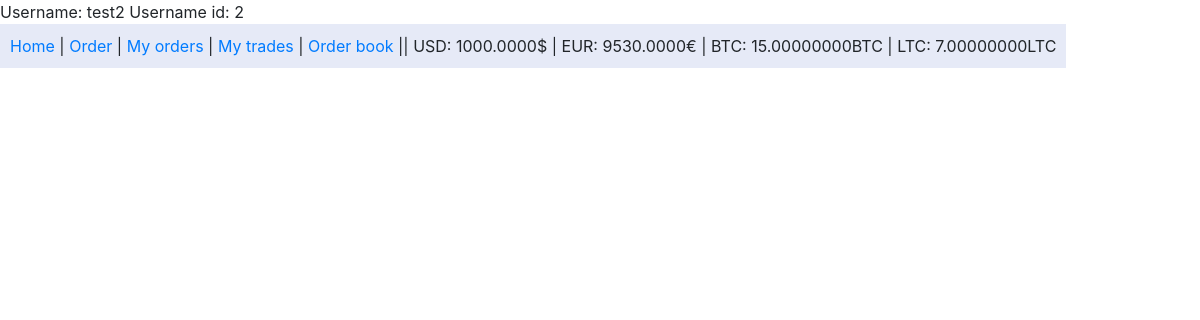
Screenshot of / (signed in) with the database file from the repository.
### account/models.py (models this page shows)
class Account(SkeletonU):
    user = models.ForeignKey(User, related_name='%(app_label)s_%(class)s_user', on_delete=models.DO_NOTHING)
    usd = models.DecimalField('USD', max_digits=16, decimal_places=4, null=False, blank=False, default=0)
    eur = models.DecimalField('EUR', max_digits=16, decimal_places=4, null=False, blank=False, default=0)
    btc = models.DecimalField('BTC', max_digits=16, decimal_places=8, null=False, blank=False, default=0)
    ltc = models.DecimalField('LTC', max_digits=16, decimal_places=8, null=False, blank=False, default=0)

### bitmerx/views.py (the view)
# urls.py: path('', bitmerx_views.index, name='index'),
@login_required
def index(request):
    account = Account.objects.get(user=request.user)
    return render(request, 'index.html', {'account': account})

### templates/index.html (shortened to what this page needs)
{% extends 'base.html' %}

### templates/base.html (shortened to what this page needs)
<!DOCTYPE html>
<html lang="en">
<head>
    <link rel="stylesheet" href="https://maxcdn.bootstrapcdn.com/bootstrap/4.0.0/css/bootstrap.min.css">
</head>
<body>
{% block header %}
{% if account %}
    <div class="user">Username: {{ request.user.username }} Username id: {{ request.user.id }}</div>
    <ul class="headbar">
        <li><a href="{% url 'index' %}">Home</a> | </li>
        <li><a href="{% url 'order' %}">Order</a> | </li>
        <li><a href="{% url 'my-orders' %}">My orders</a> | </li>
        <li><a href="{% url 'my-trades' %}">My trades</a> |</li>
        <li><a href="{% url 'order-book' %}">Order book</a> || </li>
        <li>USD: {{ account.usd }}$ | </li>
        <li>EUR: {{ account.eur }}€ | </li>
        <li>BTC: {{ account.btc }}BTC | </li>
        <li>LTC: {{ account.ltc }}LTC</li>
    </ul>
{% endif %}
{% endblock %}
</body>
</html>

### templates/base.html (style rules this page uses)
ul.headbar { list-style-type: none; display: inline-block; padding: 0px; margin: 0px; padding: 10px; background-color: #e6eaf7; }
li { display: inline; }

### rows the page displays
Account: usd "1000.0000", eur "9530.0000", btc "15.00000000", ltc "7.00000000"

### other values shown
{{ request.user.username }} "test2"
{{ request.user.id }} "2"
